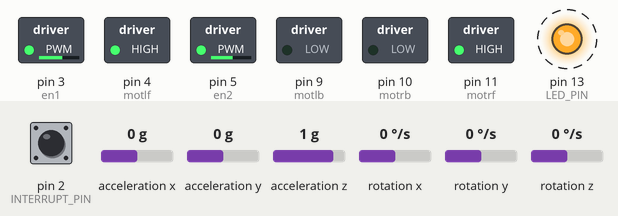
Simulated run of this sketch. Board: Arduino Uno, built with avr-gcc and run on an emulated ATmega328P. Shown: switched loads named in the sketch (green lamp = pin HIGH), output pins drawn as LEDs (lit = HIGH). Dashed ring = blinking. The inputs (shaded band) are chosen by the test bench; at power-on: acceleration x 0 g, acceleration y 0 g, pin 2 (INTERRUPT_PIN) LOW, acceleration z 1 g, rotation x 0 °/s, rotation y 0 °/s, rotation z 0 °/s. The sensor or clock chip raises its interrupt line as the real part does; what the sketch prints to the serial monitor is not drawn.

Above: at 1.7 s.
1.8 s: acceleration x set to -1.4 g
At 2.31 s:
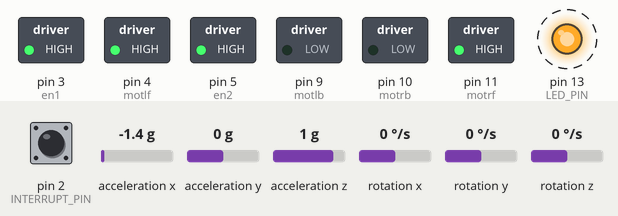
4.8 s: acceleration x set to 0.8 g
At 5.04 s:
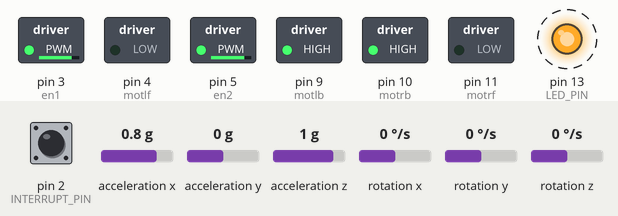
7.8 s: acceleration x set to -0.8 g
At 8.11 s:
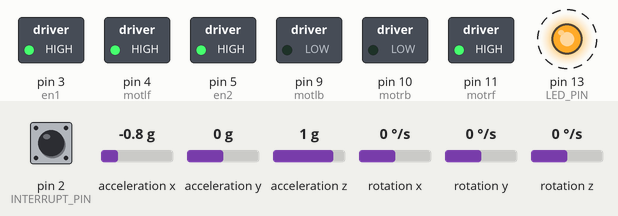
10.8 s: acceleration x set to 0.1 g
At 11.14 s:
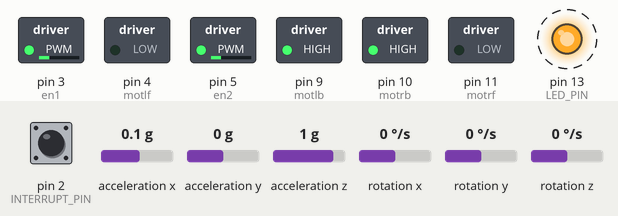
13.8 s: acceleration y set to -1.4 g
At 14.48 s:
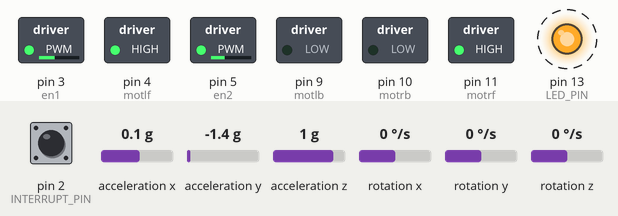
16.8 s: acceleration y set to 0.1 g
At 17.21 s:
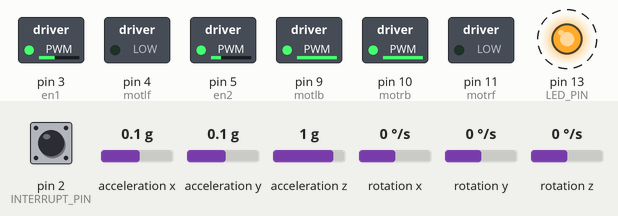
Timing chart, 0 to 20.8 s (numbered marks = the images above; inputs shaded):
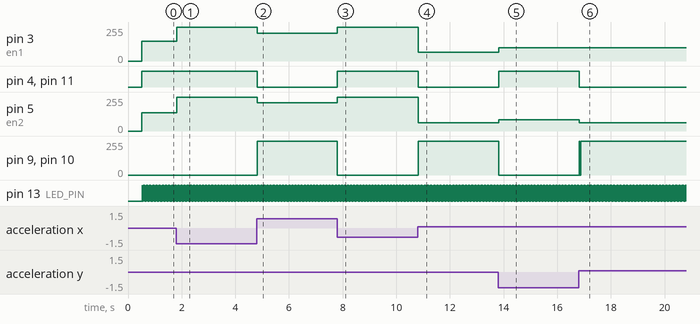

Measured:
- after the input at 1.8 s, pin 3 (en1): 148/255 → 255/255 at once; pin 5 (en2): 137/255 → 255/255 at once
- after the input at 4.8 s, pin 3 (en1): 255/255 → 208/255 at once; pin 4 (motlf), pin 11 (motrf): HIGH → LOW at once; pin 5 (en2): 255/255 → 212/255 at once; pin 9 (motlb), pin 10 (motrb): 0/255 → 255/255 at once
- after the input at 7.8 s, pin 3 (en1): 208/255 → 255/255 at once; pin 4 (motlf), pin 11 (motrf): LOW → HIGH at once; pin 5 (en2): 212/255 → 255/255 at once; pin 9 (motlb), pin 10 (motrb): 255/255 → 0/255 at once
- after the input at 10.8 s, pin 3 (en1): 255/255 → 64/255 at once; pin 4 (motlf), pin 11 (motrf): HIGH → LOW at once; pin 5 (en2): 255/255 → 63/255 at once; pin 9 (motlb), pin 10 (motrb): 0/255 → 255/255 at once
- after the input at 13.8 s, pin 3 (en1): 64/255 → 98/255 at once; pin 4 (motlf), pin 11 (motrf): LOW → HIGH at once; pin 5 (en2): 63/255 → 85/255 at once; pin 9 (motlb), pin 10 (motrb): 255/255 → 0/255 at once
- after the input at 16.8 s, pin 4 (motlf), pin 11 (motrf): HIGH → LOW at once; pin 5 (en2): 85/255 → 62/255 at once; pin 9 (motlb), pin 10 (motrb): 0/255 → 253/255 at once
- by itself, pin 13 (LED_PIN): alternates HIGH for 0.01 s and LOW for 0.01 s

The sketch:

Balance_Bot.ino
```cpp
/*
 * Code for Balance Bot , using DMP (Digital Motoion Processing)
 * using Gyroscope to measure the yaw,pitch,roll
 */

#include "I2Cdev.h"
#include "math.h"
#include "MPU6050_6Axis_MotionApps20.h"
//#include "MPU6050.h" // not necessary if using MotionApps include file


#if I2CDEV_IMPLEMENTATION == I2CDEV_ARDUINO_WIRE
#include "Wire.h"
#endif

MPU6050 mpu;


#define OUTPUT_READABLE_YAWPITCHROLL


#define INTERRUPT_PIN 2
#define LED_PIN 13
bool blinkState = false;

// MPU control/status vars
bool dmpReady = false;  // set true if DMP init was successful
uint8_t mpuIntStatus;   // holds actual interrupt status byte from MPU
uint8_t devStatus;      // return status after each device operation (0 = success, !0 = error)
uint16_t packetSize;    // expected DMP packet size (default is 42 bytes)
uint16_t fifoCount;     // count of all bytes currently in FIFO
uint8_t fifoBuffer[64]; // FIFO storage buffer
int motrf=11;
int motlf=4;
int motrb=10;
int motlb=9;
int en1=3;
int en2=5;
#define Kp 20
#define Kd 0
#define Ki 0
#define sample_time 0.005
#define target_angle 2.5
int16_t accy,accz, gyrox,gyrorate;
volatile int motorpwm;
float gyroAngle=0,pitch;
 float accAngle,  currentAngle, prevAngle=0, error, prevError=0, errorSum=0;
// orientation/motion vars
Quaternion q;           // [w, x, y, z]         quaternion container
VectorInt16 aa;         // [x, y, z]            accel sensor measurements
VectorInt16 aaReal;     // [x, y, z]            gravity-free accel sensor measurements
VectorInt16 aaWorld;    // [x, y, z]            world-frame accel sensor measurements
VectorFloat gravity;    // [x, y, z]            gravity vector
float euler[3];         // [psi, theta, phi]    Euler angle container
float ypr[3];           // [yaw, pitch, roll]   yaw/pitch/roll container and gravity vector

// packet structure for InvenSense teapot demo
uint8_t teapotPacket[14] = { '$', 0x02, 0,0, 0,0, 0,0, 0,0, 0x00, 0x00, '\r', '\n' };

void bye() {
  // initialize Timer1
  cli();          // disable global interrupts
  TCCR1A = 0;     // set entire TCCR1A register to 0
  TCCR1B = 0;     // same for TCCR1B
  // set compare match register to set sample time 5ms
  OCR1A = 9999;
  // turn on CTC mode
  TCCR1B |= (1 << WGM12);
  // Set CS11 bit for prescaling by 8
  TCCR1B |= (1 << CS11);
  // enable timer compare interrupt
  TIMSK1 |= (1 << OCIE1A);
  sei();          // enable global interrupts
}

// ================================================================
// ===               INTERRUPT DETECTION ROUTINE                ===
// ================================================================

volatile bool mpuInterrupt = false;     // indicates whether MPU interrupt pin has gone high
void dmpDataReady() {
    mpuInterrupt = true;
}


// ================================================================
// ===                      INITIAL SETUP                       ===
// ================================================================

void setup() {
    // join I2C bus (I2Cdev library doesn't do this automatically)
    #if I2CDEV_IMPLEMENTATION == I2CDEV_ARDUINO_WIRE
        Wire.begin();
        Wire.setClock(400000); // 400kHz I2C clock. Comment this line if having compilation difficulties
    #elif I2CDEV_IMPLEMENTATION == I2CDEV_BUILTIN_FASTWIRE
        Fastwire::setup(400, true);
    #endif


    Serial.begin(115200);
    while (!Serial);

    // initialize device
    Serial.println(F("Initializing I2C devices..."));
    mpu.initialize();
    pinMode(INTERRUPT_PIN, INPUT);

    // verify connection
    Serial.println(F("Testing device connections..."));
    Serial.println(mpu.testConnection() ? F("MPU6050 connection successful") : F("MPU6050 connection failed"));


 pinMode(motrf,OUTPUT);
   pinMode(motrb,OUTPUT);
    pinMode(motlf,OUTPUT);
     pinMode(motlb,OUTPUT);
      pinMode(en1,OUTPUT);
       pinMode(en2,OUTPUT);

       mpu.initialize();
    // load and configure the DMP
    Serial.println(F("Initializing DMP..."));
    devStatus = mpu.dmpInitialize();
bye();
    // supply your own gyro offsets here, scaled for min sensitivity
    mpu.setXGyroOffset(220);
    mpu.setYGyroOffset(76);
    mpu.setZGyroOffset(-85);
    mpu.setZAccelOffset(1788); // 1688 factory default for my test chip

    // make sure it worked (returns 0 if so)
    if (devStatus == 0) {
        // turn on the DMP, now that it's ready
        Serial.println(F("Enabling DMP..."));
        mpu.setDMPEnabled(true);

        // enable Arduino interrupt detection
        Serial.println(F("Enabling interrupt detection (Arduino external interrupt 0)..."));
        attachInterrupt(digitalPinToInterrupt(INTERRUPT_PIN), dmpDataReady, RISING);
        mpuIntStatus = mpu.getIntStatus();

        // set our DMP Ready flag so the main loop() function knows it's okay to use it
        Serial.println(F("DMP ready! Waiting for first interrupt..."));
        dmpReady = true;

        // get expected DMP packet size for later comparison
        packetSize = mpu.dmpGetFIFOPacketSize();
    } else {
        // ERROR!
        // 1 = initial memory load failed
        // 2 = DMP configuration updates failed
        // (if it's going to break, usually the code will be 1)
        Serial.print(F("DMP Initialization failed (code "));
        Serial.print(devStatus);
        Serial.println(F(")"));
    }

    // configure LED for output
    pinMode(LED_PIN, OUTPUT);
}


// ================================================================
// ===                    MAIN PROGRAM LOOP                     ===
// ================================================================

void loop() {
    // if programming failed, don't try to do anything
    motorpwm = constrain(motorpwm, -255, 255);
    motor_update(motorpwm);
    Serial.println("hnfjkweh");
    //Serial.println(motorpwm);
    if (!dmpReady) return;

    // wait for MPU interrupt or extra packet(s) available
    while (!mpuInterrupt && fifoCount < packetSize) {

    }

    // reset interrupt flag and get INT_STATUS byte
    mpuInterrupt = false;
    mpuIntStatus = mpu.getIntStatus();

    // get current FIFO count
    fifoCount = mpu.getFIFOCount();

    // check for overflow (this should never happen unless our code is too inefficient)
    if ((mpuIntStatus & 0x10) || fifoCount == 1024) {
        // reset so we can continue cleanly
        mpu.resetFIFO();
        Serial.println(F("FIFO overflow!"));

    // otherwise, check for DMP data ready interrupt (this should happen frequently)
    } else if (mpuIntStatus & 0x02) {
        // wait for correct available data length, should be a VERY short wait
        while (fifoCount < packetSize) fifoCount = mpu.getFIFOCount();

        // read a packet from FIFO
        mpu.getFIFOBytes(fifoBuffer, packetSize);

        // track FIFO count here in case there is > 1 packet available
        // (this lets us immediately read more without waiting for an interrupt)
        fifoCount -= packetSize;

        #ifdef OUTPUT_READABLE_QUATERNION
            // display quaternion values in easy matrix form: w x y z
            mpu.dmpGetQuaternion(&q, fifoBuffer);
            Serial.print("quat\t");
            Serial.print(q.w);
            Serial.print("\t");
            Serial.print(q.x);
            Serial.print("\t");
            Serial.print(q.y);
            Serial.print("\t");
            Serial.println(q.z);
        #endif

        #ifdef OUTPUT_READABLE_EULER
            // display Euler angles in degrees
            mpu.dmpGetQuaternion(&q, fifoBuffer);
            mpu.dmpGetEuler(euler, &q);
            Serial.print("euler\t");
            Serial.print(euler[0] * 180/M_PI);
            Serial.print("\t");
            Serial.print(euler[1] * 180/M_PI);
            Serial.print("\t");
            Serial.println(euler[2] * 180/M_PI);
        #endif

        #ifdef OUTPUT_READABLE_YAWPITCHROLL
            // display Euler angles in degrees
            mpu.dmpGetQuaternion(&q, fifoBuffer);
            mpu.dmpGetGravity(&gravity, &q);
            mpu.dmpGetYawPitchRoll(ypr, &q, &gravity);
            Serial.print("ypr\t");
            Serial.print(ypr[0] * 180/M_PI);
            Serial.print("\t");
            pitch=ypr[1]*180/M_PI;
            Serial.print(pitch);
            Serial.print("\t");
            Serial.println(ypr[2] * 180/M_PI);
        #endif

        #ifdef OUTPUT_READABLE_REALACCEL
            // display real acceleration, adjusted to remove gravity
            mpu.dmpGetQuaternion(&q, fifoBuffer);
            mpu.dmpGetAccel(&aa, fifoBuffer);
            mpu.dmpGetGravity(&gravity, &q);
            mpu.dmpGetLinearAccel(&aaReal, &aa, &gravity);
            Serial.print("areal\t");
            Serial.print(aaReal.x);
            Serial.print("\t");
            Serial.print(aaReal.y);
            Serial.print("\t");
            Serial.println(aaReal.z);
        #endif

        #ifdef OUTPUT_READABLE_WORLDACCEL
            // display initial world-frame acceleration, adjusted to remove gravity
            // and rotated based on known orientation from quaternion
            mpu.dmpGetQuaternion(&q, fifoBuffer);
            mpu.dmpGetAccel(&aa, fifoBuffer);
            mpu.dmpGetGravity(&gravity, &q);
            mpu.dmpGetLinearAccel(&aaReal, &aa, &gravity);
            mpu.dmpGetLinearAccelInWorld(&aaWorld, &aaReal, &q);
            Serial.print("aworld\t");
            Serial.print(aaWorld.x);
            Serial.print("\t");
            Serial.print(aaWorld.y);
            Serial.print("\t");
            Serial.println(aaWorld.z);
        #endif

        #ifdef OUTPUT_TEAPOT
            // display quaternion values in InvenSense Teapot demo format:
            teapotPacket[2] = fifoBuffer[0];
            teapotPacket[3] = fifoBuffer[1];
            teapotPacket[4] = fifoBuffer[4];
            teapotPacket[5] = fifoBuffer[5];
            teapotPacket[6] = fifoBuffer[8];
            teapotPacket[7] = fifoBuffer[9];
            teapotPacket[8] = fifoBuffer[12];
            teapotPacket[9] = fifoBuffer[13];
            Serial.write(teapotPacket, 14);
            teapotPacket[11]++; // packetCount, loops at 0xFF on purpose
        #endif

        // blink LED to indicate activity
        blinkState = !blinkState;
        digitalWrite(LED_PIN, blinkState);
    }
}

/* ******************************
 * Function name : ISR (Interrupt Service Routine)
 * Functionality : To compute the motor pwm value using PID algoritm
 * Arguments     : None
 * Return Value  : motorpwm
 ******************************
 */

ISR(TIMER1_COMPA_vect)
{
   error = target_angle-pitch;
  errorSum = errorSum + error;
  errorSum = constrain(errorSum, -255, 255);
  //calculate output from P, I and D values
  motorpwm = Kp*(error) + Ki*(errorSum)*sample_time - Kd*(currentAngle-prevAngle)/sample_time;
  prevAngle = pitch;

}


/* ******************************
 * Function name : motor_update
 * Functionality : To update the pwm value using w.r.t to the start value of motor
 * Arguments     : motorpwm
 * Return Value  : none ;pwm is updated
 ******************************
 */
void motor_update(float motorpwm)
{
  float left_pwm=0;
  float right_pwm=0;
  left_pwm=constrain(motorpwm+63,-255,+255);
  right_pwm=constrain(motorpwm+55,-255,+255);
  driver(1,left_pwm,63);  // insert the pwm  value at which the left motor starts to rotate, 63 in this case  , use trial and error technique
  driver(2,right_pwm,55); // insert the pwm  value at which the right motor starts to rotate, 55 in this case
}


/* ******************************
 * Function name : driver
 * Functionality : To map and determine motor direction
 * Arguments     : motor,pwm_value,min_value
 * Return Value  : none ; motor direction is determined
 ******************************
 */
void driver(int motor,float pwm_value,int min_value)
 {

  if(pwm_value==0)
  {

    digitalWrite(motrf,LOW);
    digitalWrite(motrb,LOW);
    digitalWrite(motlf,LOW);
    digitalWrite(motlb,LOW);
  }

  if(pwm_value>0)
  {
    pwm_value=map(pwm_value,0,255,min_value,255);
    set_motor_pwm(motor,(unsigned char)pwm_value);
    forward();
  }


 if(pwm_value<0)
 {
  pwm_value=map(pwm_value,-255,0,255,min_value);
  set_motor_pwm(motor,(unsigned char)pwm_value);
  backward();
 }

 }


/* ******************************
 * Function name : set_motor_pwm
 * Functionality : To write the pwm_value to motor
 * Arguments     : motor,pwm_value
 * Return Value  : none ; motor pwm is written
 ******************************
 */

 void  set_motor_pwm(int motor, unsigned char pwm_value)
 {
  if(motor==1)
  {
    analogWrite(en1,pwm_value);
  }
  if(motor==2)
  {
    analogWrite(en2,pwm_value);
  }
 }


/* ******************************
 * Function name : forward
 * Functionality : To rotate the motors in forward direction
 * Arguments     : none
 * Return Value  : none ; motor is rotated forward
 ******************************
 */

 void forward()
{
    digitalWrite(motrf,HIGH);
    digitalWrite(motrb,LOW);
    digitalWrite(motlf,HIGH);
    digitalWrite(motlb,LOW);
}


/* ******************************
 * Function name : backward
 * Functionality : To rotate the motors in backward direction
 * Arguments     : none
 * Return Value  : none ; motor is rotated backward
 ******************************
 */
void backward()
{
    digitalWrite(motrf,LOW);
    digitalWrite(motrb,HIGH);
    digitalWrite(motlf,LOW);
    digitalWrite(motlb,HIGH);
}
```
